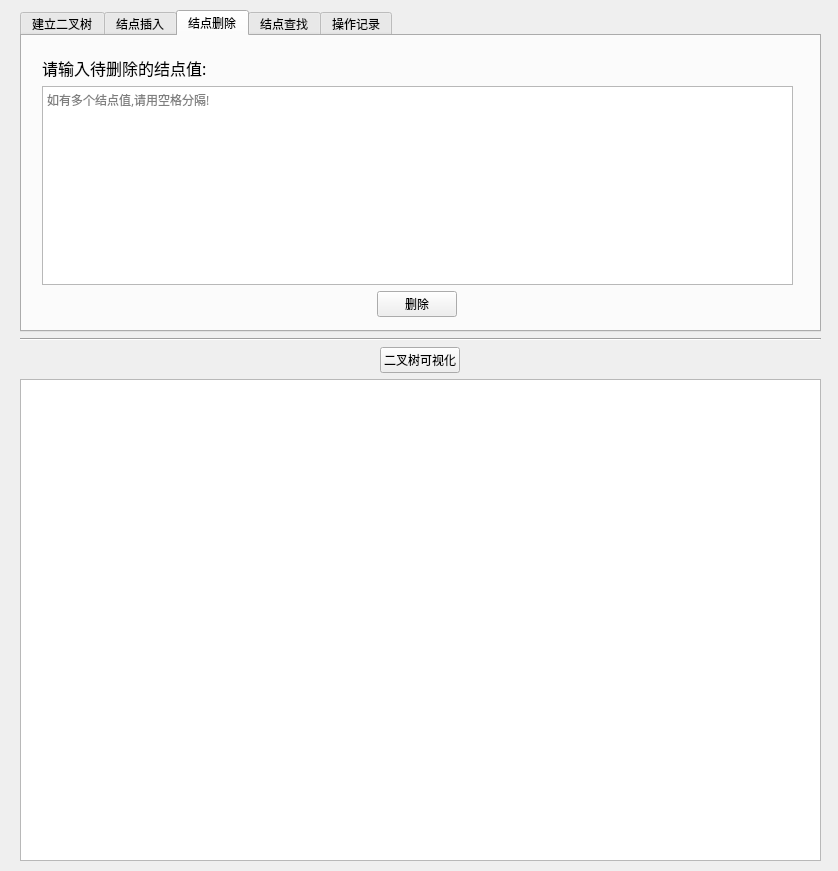
<?xml version="1.0" encoding="UTF-8"?>
<ui version="4.0">
 <class>Form</class>
 <widget class="QWidget" name="Form">
  <property name="geometry">
   <rect>
    <x>0</x>
    <y>0</y>
    <width>838</width>
    <height>871</height>
   </rect>
  </property>
  <property name="windowTitle">
   <string>BST模拟器</string>
  </property>
  <widget class="QWidget" name="layoutWidget">
   <property name="geometry">
    <rect>
     <x>20</x>
     <y>10</y>
     <width>801</width>
     <height>851</height>
    </rect>
   </property>
   <layout class="QVBoxLayout" name="verticalLayout_4" stretch="2,0,0,3">
    <item>
     <widget class="QTabWidget" name="tabWidget">
      <property name="styleSheet">
       <string notr="true"/>
      </property>
      <property name="currentIndex">
       <number>2</number>
      </property>
      <widget class="QWidget" name="tab">
       <attribute name="title">
        <string>建立二叉树</string>
       </attribute>
       <widget class="QWidget" name="layoutWidget">
        <property name="geometry">
         <rect>
          <x>20</x>
          <y>20</y>
          <width>751</width>
          <height>261</height>
         </rect>
        </property>
        <layout class="QVBoxLayout" name="verticalLayout">
         <item>
          <widget class="QLabel" name="label">
           <property name="font">
            <font>
             <family>等线</family>
             <pointsize>12</pointsize>
            </font>
           </property>
           <property name="text">
            <string>请输入结点值:</string>
           </property>
          </widget>
         </item>
         <item>
          <widget class="QPlainTextEdit" name="plainTextEdit_1">
           <property name="font">
            <font>
             <family>等线</family>
            </font>
           </property>
           <property name="placeholderText">
            <string>如有多个结点值,请用空格分隔!</string>
           </property>
          </widget>
         </item>
         <item>
          <layout class="QHBoxLayout" name="horizontalLayout_2">
           <item>
            <widget class="QPushButton" name="pushButton_1">
             <property name="sizePolicy">
              <sizepolicy hsizetype="Fixed" vsizetype="Fixed">
               <horstretch>0</horstretch>
               <verstretch>0</verstretch>
              </sizepolicy>
             </property>
             <property name="font">
              <font>
               <family>等线</family>
              </font>
             </property>
             <property name="text">
              <string>建立</string>
             </property>
             <property name="default">
              <bool>false</bool>
             </property>
            </widget>
           </item>
          </layout>
         </item>
        </layout>
       </widget>
      </widget>
      <widget class="QWidget" name="tab_2">
       <attribute name="title">
        <string>结点插入</string>
       </attribute>
       <widget class="QWidget" name="layoutWidget">
        <property name="geometry">
         <rect>
          <x>20</x>
          <y>20</y>
          <width>751</width>
          <height>261</height>
         </rect>
        </property>
        <layout class="QVBoxLayout" name="verticalLayout_3">
         <item>
          <widget class="QLabel" name="label_2">
           <property name="font">
            <font>
             <family>等线</family>
             <pointsize>12</pointsize>
            </font>
           </property>
           <property name="text">
            <string>请输入待插入的结点值:</string>
           </property>
          </widget>
         </item>
         <item>
          <widget class="QPlainTextEdit" name="plainTextEdit_2">
           <property name="font">
            <font>
             <family>等线</family>
            </font>
           </property>
           <property name="placeholderText">
            <string>如有多个结点值,请用空格分隔!</string>
           </property>
          </widget>
         </item>
         <item>
          <layout class="QHBoxLayout" name="horizontalLayout_3">
           <item>
            <widget class="QPushButton" name="pushButton_2">
             <property name="sizePolicy">
              <sizepolicy hsizetype="Fixed" vsizetype="Fixed">
               <horstretch>0</horstretch>
               <verstretch>0</verstretch>
              </sizepolicy>
             </property>
             <property name="font">
              <font>
               <family>等线</family>
              </font>
             </property>
             <property name="text">
              <string>插入</string>
             </property>
             <property name="default">
              <bool>false</bool>
             </property>
            </widget>
           </item>
          </layout>
         </item>
        </layout>
       </widget>
      </widget>
      <widget class="QWidget" name="tab_4">
       <attribute name="title">
        <string>结点删除</string>
       </attribute>
       <widget class="QWidget" name="layoutWidget_3">
        <property name="geometry">
         <rect>
          <x>20</x>
          <y>20</y>
          <width>751</width>
          <height>261</height>
         </rect>
        </property>
        <layout class="QVBoxLayout" name="verticalLayout_5">
         <item>
          <widget class="QLabel" name="label_4">
           <property name="font">
            <font>
             <family>等线</family>
             <pointsize>12</pointsize>
            </font>
           </property>
           <property name="text">
            <string>请输入待删除的结点值:</string>
           </property>
          </widget>
         </item>
         <item>
          <widget class="QPlainTextEdit" name="plainTextEdit_3">
           <property name="font">
            <font>
             <family>等线</family>
             <pointsize>9</pointsize>
             <weight>50</weight>
             <italic>false</italic>
             <bold>false</bold>
            </font>
           </property>
           <property name="placeholderText">
            <string>如有多个结点值,请用空格分隔!</string>
           </property>
          </widget>
         </item>
         <item>
          <layout class="QHBoxLayout" name="horizontalLayout_5">
           <item>
            <widget class="QPushButton" name="pushButton_3">
             <property name="sizePolicy">
              <sizepolicy hsizetype="Fixed" vsizetype="Fixed">
               <horstretch>0</horstretch>
               <verstretch>0</verstretch>
              </sizepolicy>
             </property>
             <property name="font">
              <font>
               <family>等线</family>
               <pointsize>9</pointsize>
               <weight>50</weight>
               <italic>false</italic>
               <bold>false</bold>
              </font>
             </property>
             <property name="text">
              <string>删除</string>
             </property>
             <property name="default">
              <bool>false</bool>
             </property>
            </widget>
           </item>
          </layout>
         </item>
        </layout>
       </widget>
      </widget>
      <widget class="QWidget" name="tab_3">
       <attribute name="title">
        <string>结点查找</string>
       </attribute>
       <widget class="QWidget" name="layoutWidget_4">
        <property name="geometry">
         <rect>
          <x>20</x>
          <y>20</y>
          <width>751</width>
          <height>261</height>
         </rect>
        </property>
        <layout class="QVBoxLayout" name="verticalLayout_6">
         <item>
          <widget class="QLabel" name="label_6">
           <property name="font">
            <font>
             <family>等线</family>
             <pointsize>12</pointsize>
            </font>
           </property>
           <property name="text">
            <string>请输入待查找的结点值:</string>
           </property>
          </widget>
         </item>
         <item>
          <widget class="QPlainTextEdit" name="plainTextEdit_4">
           <property name="font">
            <font>
             <family>等线</family>
             <pointsize>9</pointsize>
             <weight>50</weight>
             <italic>false</italic>
             <bold>false</bold>
            </font>
           </property>
           <property name="placeholderText">
            <string>如有多个结点值,请用空格分隔!</string>
           </property>
          </widget>
         </item>
         <item>
          <layout class="QHBoxLayout" name="horizontalLayout_6">
           <item>
            <widget class="QPushButton" name="pushButton_4">
             <property name="sizePolicy">
              <sizepolicy hsizetype="Fixed" vsizetype="Fixed">
               <horstretch>0</horstretch>
               <verstretch>0</verstretch>
              </sizepolicy>
             </property>
             <property name="font">
              <font>
               <family>等线</family>
               <pointsize>9</pointsize>
               <weight>50</weight>
               <italic>false</italic>
               <bold>false</bold>
              </font>
             </property>
             <property name="text">
              <string>查找</string>
             </property>
             <property name="default">
              <bool>false</bool>
             </property>
            </widget>
           </item>
          </layout>
         </item>
        </layout>
       </widget>
      </widget>
      <widget class="QWidget" name="tab_5">
       <attribute name="title">
        <string>操作记录</string>
       </attribute>
       <widget class="QWidget" name="layoutWidget">
        <property name="geometry">
         <rect>
          <x>10</x>
          <y>10</y>
          <width>771</width>
          <height>261</height>
         </rect>
        </property>
        <layout class="QVBoxLayout" name="verticalLayout_2">
         <item>
          <widget class="QListWidget" name="listWidget"/>
         </item>
         <item>
          <layout class="QHBoxLayout" name="horizontalLayout">
           <item>
            <widget class="QPushButton" name="pushButton_5">
             <property name="sizePolicy">
              <sizepolicy hsizetype="Fixed" vsizetype="Fixed">
               <horstretch>0</horstretch>
               <verstretch>0</verstretch>
              </sizepolicy>
             </property>
             <property name="text">
              <string>清空</string>
             </property>
            </widget>
           </item>
          </layout>
         </item>
        </layout>
       </widget>
      </widget>
     </widget>
    </item>
    <item>
     <widget class="Line" name="line">
      <property name="orientation">
       <enum>Qt::Horizontal</enum>
      </property>
     </widget>
    </item>
    <item>
     <layout class="QHBoxLayout" name="horizontalLayout_4">
      <item>
       <widget class="QPushButton" name="pushButton">
        <property name="sizePolicy">
         <sizepolicy hsizetype="Fixed" vsizetype="Fixed">
          <horstretch>0</horstretch>
          <verstretch>0</verstretch>
         </sizepolicy>
        </property>
        <property name="text">
         <string>二叉树可视化</string>
        </property>
       </widget>
      </item>
     </layout>
    </item>
    <item>
     <widget class="QGraphicsView" name="graphicsView"/>
    </item>
   </layout>
  </widget>
 </widget>
 <resources/>
 <connections/>
</ui>
